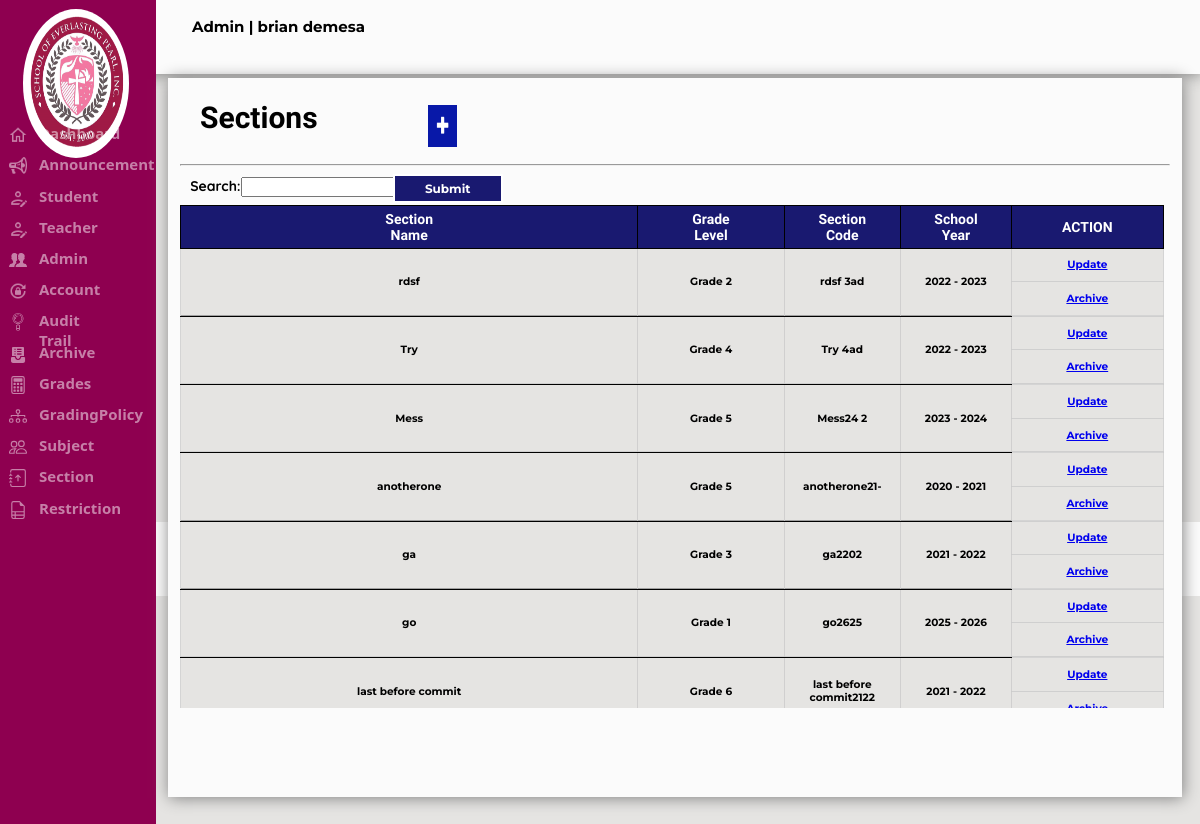
The app's page /Admin/section.php (signed in) with its own data.
### tables this page shows
CREATE TABLE `tbl_sepi_account` (
  `Acc_ID` int(11) NOT NULL AUTO_INCREMENT,
  `Admin_ID` varchar(20) NOT NULL,
  `Fname` varchar(30) NOT NULL,
  `mname` varchar(5) NOT NULL,
  `Lname` varchar(30) NOT NULL,
  `Username` varchar(30) NOT NULL,
  `EMAIL` varchar(50) NOT NULL,
  `Password` varchar(30) NOT NULL,
  `Gender` varchar(15) NOT NULL,
  `Address` varchar(50) NOT NULL,
  `Role` varchar(20) NOT NULL,
  `Hdate` date NOT NULL,
  PRIMARY KEY (`Acc_ID`)
);

CREATE TABLE `tbl_section` (
  `ID` int(11) NOT NULL AUTO_INCREMENT,
  `Section_Name` varchar(255) DEFAULT NULL,
  `Section_Code` varchar(255) DEFAULT NULL,
  `Grade_Level` varchar(255) DEFAULT '',
  `SY` varchar(255) DEFAULT NULL,
  PRIMARY KEY (`ID`)
);

### Admin/section.php (the view, shortened to what this page needs)
<?php	include "../sepi_connect.php";
if(!isset($_SESSION['loggedin']) || $_SESSION['loggedin'] !== true)
 {
	 header("refresh:0; ../Index.php");
	 exit;
 }else if(isset($_SESSION['Acc_ID']))
	{
		$userid = $_SESSION['Acc_ID'];
		$getrecord = mysqli_query($config,"SELECT * FROM tbl_sepi_account WHERE Acc_ID ='$userid'");
		while($rowedit = mysqli_fetch_assoc($getrecord))
		{
			$type = $rowedit['Role'];
			$name = $rowedit['Fname']." ".$rowedit['Lname'];
		}
	}
if(isset($_POST['search'])){
$search = $_POST['search'];
if ($search != NULL){
	$sql = "SELECT * FROM `tbl_section` WHERE `ID` LIKE '%$search%' OR
	`Section_Name` LIKE '%$search%' OR `Section_Code` LIKE '%$search%' OR `Grade_Level` LIKE '%$search%' OR `SY` LIKE '%$search%'";
}else{
$sql = "Select * from tbl_section";
}
}else{
$sql = "Select * from tbl_section";
}
?>
<html>
<head>
</head>
<link rel="stylesheet" href="../Css/sepi.css">
<body style="background-color:#E5E4E2">
<div class="header">
<form method="POST"action="logout.php" >
<p class="displayname"><?php echo "$type" ?> | <?php echo "$name" ?></p>
</form>
</div>
			<div class="footer">
				<h6 id="footer">© 2022 SEPI Login Form. All Rights Reserved | Designed by Excel-erator</h6>
			</div>
<form method=POST action="section.php">
		<?php
		include_once('SideNav.php');
		?>
<div class="announcementdiv">
				<h1 id="announcemetfont">Sections</h1>
				<a href="section.php" name="addannouncement"><img src="../Images/add_icon.png" class="addannouncementbtn"></a>
				<hr>
				<p class="searchannouncement">Search:</p>
				<input type=text name=search class="announcementtxt">
				<input type=submit name=sub class="announcementbtn">
<?php
include "../sepi_connect.php";
$result = $config -> query($sql);
if($result -> num_rows > 0){
	echo"<div class=announcementtbl style=overflow:auto;>";
	echo"<table class=announcementtbl1>";
	echo "<tr>";
echo "<th Class=announcementheader>Section Name";
echo "<th Class=announcementheader1>Grade Level";
echo "<th Class=announcementheader2>Section Code";
echo "<th Class=announcementheader2>School Year";
echo "<th Class=announcementheader1>ACTION";
while($row = $result -> fetch_assoc()){
echo "<tr>";
echo "<td class=announcementinfo rowspan=2>".$row['Section_Name'];
echo "<td class=announcementinfo rowspan=2>".$row['Grade_Level'];
	echo "<td class='announcementinfo' rowspan=2>".$row['Section_Code'];
	echo "<td class='announcementinfo' rowspan=2>".$row['SY'];
echo "<td class=announcementinfo> <a href='announceupdate.php?ID=".$row['ID']."'> Update </a>";
echo "<tr>";
echo "<td class=announcementinfo> <a href='deleteannounce.php?ID=".$row['ID']."'> Archive </a>";
echo"<tr>";
echo "<td class=announcementinfo1 colspan=4>";
}
}else{
echo "<br><br><br>No data found in section";
}
?>
</div>
</body>
</html>

### Admin/SideNav.php
<div class="dashboard">
			<img src="../Images/logo.png" class="dashboardlogocvgs">
			<a href="dashboard.php" class="Dashboardhome"><img src="../Images/homeicon.png" class="homeicon">Dashboard</a>
			<a href="announceview.php" class="Announcement"><img src="../Images/announcement.png" class="announcementicon">Announcement</a>
			<a href="student.php" class="Student"><img src="../Images/studrecord.png" class="studenticon">Student</a>
			<a href="teacher.php" class="Teacher"><img src="../Images/studrecord.png" class="teachericon">Teacher</a>
			<a href="accounts.php" class="Accounts"><img src="../Images/account.png" class="accounticon">Admin</a>
			<a href="adchangepass.php" class="Changepassadmin"><img src="../Images/pass.png" class="archiveicon">Account</a>
			<a href="audit.php" class="Audit"><img src="../Images/mag.png" class="auditicon">Audit Trail</a>
			<a href="../Archive/archive.php" class="Archive"><img src="../Images/arc.png" class="archiveicon">Archive</a>
			<a href="grade.php" class="Grade"><img src="../Images/grade.svg" class="Gradeicon">Grades</a>
			<a href="grading.php" class="Grading"><img src="../Images/grading.svg" class="Gradingicon">GradingPolicy</a>
			<a href="subject.php" class="Subject"><img src="../Images/subject.svg" class="Subjecticon">Subject</a>
			<a href="section.php" class="Section"><img src="../Images/section.svg" class="Sectionicon">Section</a>
			<a href="restriction.php" class="Restriction"><img src="../Images/restriction.svg" class="Restrictionicon">Restriction</a>
</div>t

### records on screen
tbl_sepi_account: Role "Admin", name "brian demesa"
tbl_section: Section_Name "rdsf", Grade_Level "Grade 2", Section_Code "rdsf 3ad", SY "2022 - 2023"
tbl_section: Section_Name "Try", Grade_Level "Grade 4", Section_Code "Try 4ad", SY "2022 - 2023"
tbl_section: Section_Name "Mess", Grade_Level "Grade 5", Section_Code "Mess24 2", SY "2023 - 2024"
tbl_section: Section_Name "anotherone", Grade_Level "Grade 5", Section_Code "anotherone21-", SY "2020 - 2021"
tbl_section: Section_Name "ga", Grade_Level "Grade 3", Section_Code "ga2202", SY "2021 - 2022"
tbl_section: Section_Name "go", Grade_Level "Grade 1", Section_Code "go2625", SY "2025 - 2026"
tbl_section: Section_Name "last before commit", Grade_Level "Grade 6", Section_Code "last before commit2122", SY "2021 - 2022"
